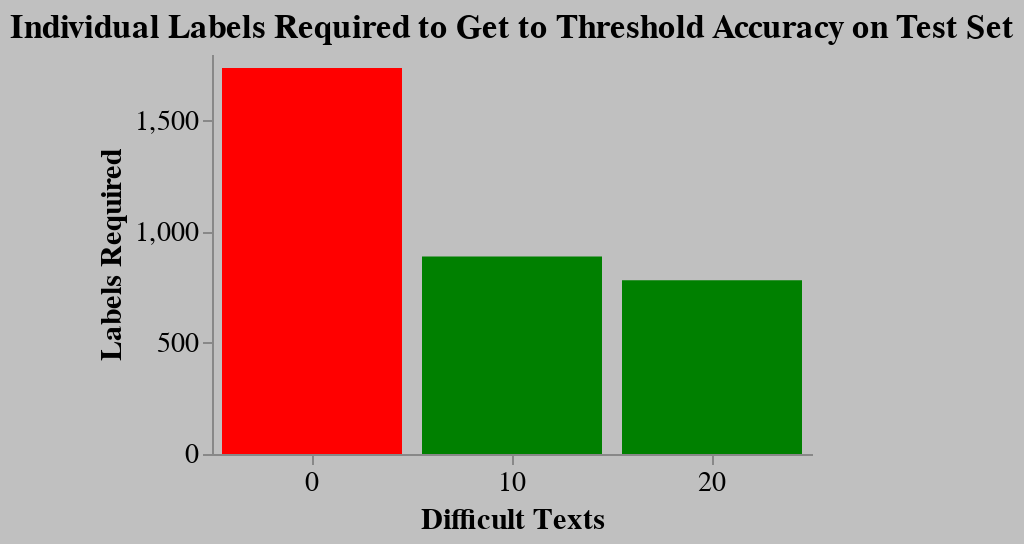

The notebook cell saved with this chart:
### Code cell
alt.Chart(df_threshold, title="Individual Labels Required to Get to Threshold Accuracy on Test Set").mark_bar().encode(
    x=alt.X('Difficult_Texts:N', title="Difficult Texts"),
    y="Labels Required:Q",
    # The highlight will be set on the result of a conditional statement
    color=alt.condition(
        alt.datum.Difficult_Texts == 0,  
        alt.value('red'),     
        alt.value('green')   
    )
).properties(
        height=200,
        width=300,
        background="silver"
    ).configure_axis(
        grid=False,
        labelFontSize=14,
        titleFontSize=15, 
        labelAngle=0
    ).configure_view(
        strokeOpacity=0
    ).configure_title(
        fontSize=17
    )

### Figure 1 — Vega-Lite specification as saved in the notebook (floating-point values rounded to 4 significant figures)
{"config": {"view": {"continuousWidth": 400, "continuousHeight": 300, "strokeOpacity": 0}, "axis": {"grid": false, "labelAngle": 0, "labelFontSize": 14, "titleFontSize": 15}, "title": {"fontSize": 17}}, "data": {"name": "data-7cc49d36fb7872ec2e3d6934c67e9050"}, "mark": "bar", "background": "silver", "encoding": {"color": {"condition": {"value": "red", "test": "(datum.Difficult_Texts === 0)"}, "value": "green"}, "x": {"type": "nominal", "field": "Difficult_Texts", "title": "Difficult Texts"}, "y": {"type": "quantitative", "field": "Labels Required"}}, "height": 200, "title": "Individual Labels Required to Get to Threshold Accuracy on Test Set", "width": 300, "$schema": "https://vega.github.io/schema/vega-lite/v4.8.1.json", "datasets": {"data-7cc49d36fb7872ec2e3d6934c67e9050": [{"Difficult_Texts": 0, "Labels Required": 1737}, {"Difficult_Texts": 10, "Labels Required": 889}, {"Difficult_Texts": 20, "Labels Required": 782}]}}
